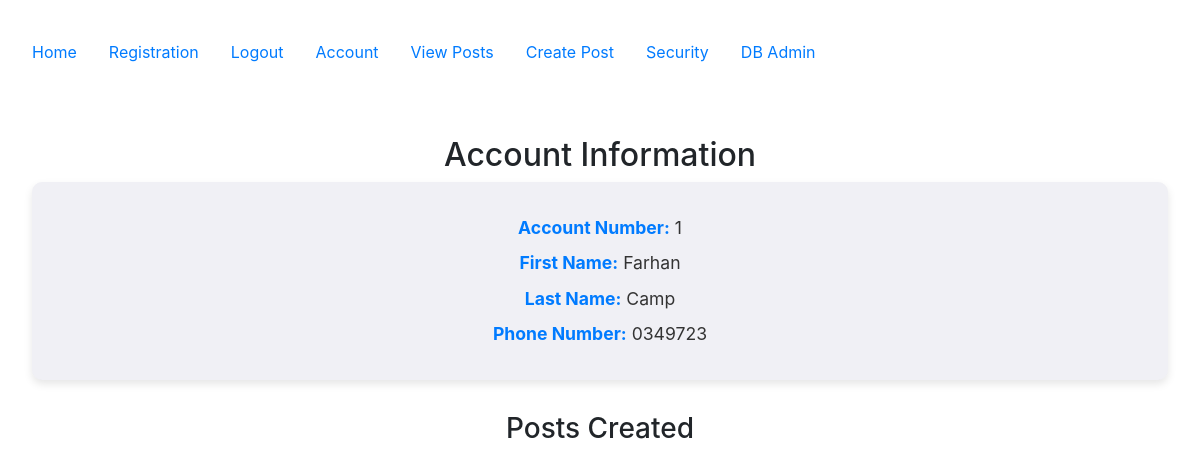
/account (signed in), run on the app's committed database.
### config.py (models this page shows, shortened)
class User(db.Model, UserMixin):
    __tablename__ = 'users'
    id = db.Column(db.Integer, primary_key=True)
    email = db.Column(db.String(100), nullable=False, unique=True)
    password = db.Column(db.String(100), nullable=False)
    firstname = db.Column(db.String(100), nullable=False)
    lastname = db.Column(db.String(100), nullable=False)
    phone = db.Column(db.String(100), nullable=False)
    mfa_key = db.Column(db.String(32), nullable=False, default='')  # Store MFA key
    mfa_enabled = db.Column(db.Boolean, nullable=False, default=False)  # Track if MFA is enabled
    role = db.Column(db.String(50), nullable=False, default='end_user')
    posts = db.relationship("Post", order_by=Post.id, back_populates="user")
    log = db.relationship("Log", uselist=False, back_populates="user")

### accounts/views.py (the view)
@accounts_bp.route('/account')
@login_required
def account():
    user = current_user  # Get the logged-in user
    user_posts = Post.query.filter_by(userid=user.id).all()  # Adjust column name to 'userid'
    return render_template('accounts/account.html', user=user, posts=user_posts)

### app.py (called while the page is built)
@login_manager.user_loader
def load_user(user_id):
    return User.query.get(int(user_id))

@app.before_request
def restrict_access():
    if not current_user.is_authenticated:
        restricted_routes_anonymous = [
            'accounts.account', 'posts.posts', 'posts.create',
            'posts.update', 'posts.delete', 'accounts.logout', 'security.security'
        ]
        if request.endpoint in restricted_routes_anonymous:
            flash("You must be logged in to access this page.", "danger")
            return redirect(url_for('accounts.login'))

### templates/accounts/account.html (shortened to what this page needs)
{% extends "base.html" %}
{% block content %}
<h2>Account Information</h2>
{% if user.is_authenticated %}
    <div class="account-info">
        <p><strong>Account Number:</strong> {{ user.id }}</p>
        <p><strong>First Name:</strong> {{ user.firstname }}</p>
        <p><strong>Last Name:</strong> {{ user.lastname }}</p>
        <p><strong>Phone Number:</strong> {{ user.phone }}</p>
    </div>
    <h3>Posts Created</h3>
{% else %}
    <p>You must be logged in to view account details.</p>
{% endif %}
{% endblock %}

### templates/base.html (shortened to what this page needs)
<!DOCTYPE html>
<html lang="en">
<head>
    <link rel="stylesheet" href="https://cdn.jsdelivr.net/npm/bootstrap@4.6.2/dist/css/bootstrap.min.css">
</head>
<body>
<section class="container-fluid p-3 my-3">
    <nav class="nav nav-pills flex-column flex-sm-row">
        <a class="nav-item nav-link" href="{{ url_for('index') }}">Home</a>
        <a class="nav-item nav-link" href="{{ url_for('accounts.registration') }}">Registration</a>
        {% if current_user.is_authenticated %}
            <a class="nav-item nav-link" href="{{ url_for('accounts.logout') }}">Logout</a>
        {% else %}
            <a class="nav-item nav-link" href="{{ url_for('accounts.login') }}">Login</a>
        {% endif %}
        <a class="nav-item nav-link" href="{{ url_for('accounts.account') }}">Account</a>
        <a class="nav-item nav-link" href="{{ url_for('posts.posts') }}">View Posts</a>
        <a class="nav-item nav-link" href="{{ url_for('posts.create') }}">Create Post</a>
        <a class="nav-item nav-link" href="{{ url_for('security.security') }}">Security</a>
        <a class="nav-item nav-link" href="http://127.0.0.1:5000/admin">DB Admin</a>
    </nav>
    <div class="container-fluid p-3 my-5 text-center">
        {% block content %}{% endblock %}
    </div>
</section>
</body>
</html>

### templates/accounts/account.html (style rules this page uses)
.account-info { background-color: #f0f0f5; color: #333; padding: 1.5em; border-radius: 10px; box-shadow: 0 4px 8px rgba(0, 0, 0, 0.1); margin-bottom: 2em; }
.account-info p { font-size: 1.1em; margin: 0.5em 0; }
.account-info strong { color: #007bff; }

### data on the page
User: id "1", firstname "Farhan", lastname "Camp", phone "0349723"
